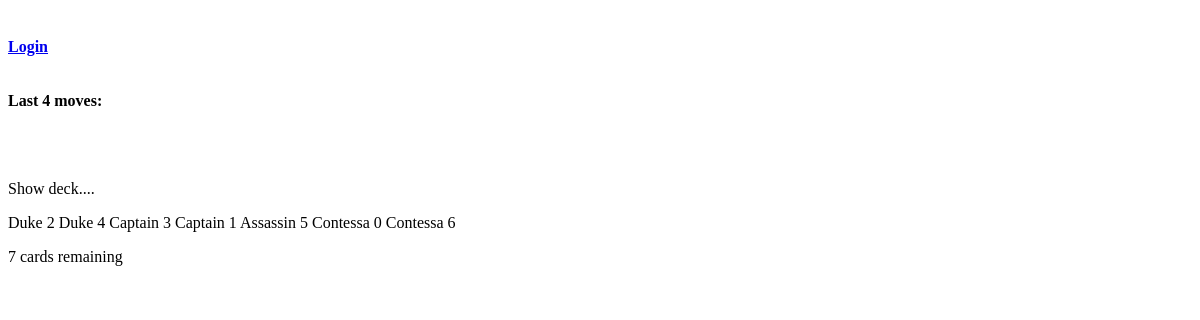
Page /coup/showDeck on the earlier database version.
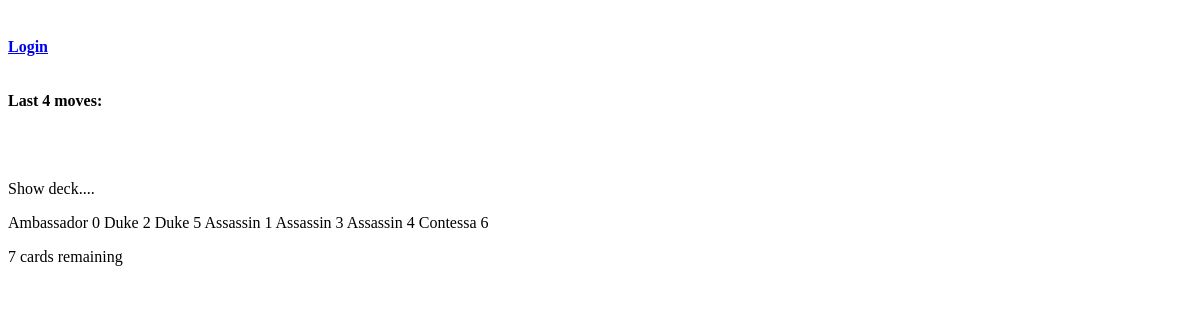
Same page on the later database version.
### coup/models.py (models this page shows, shortened)
class CardInstance(models.Model):
    card = models.ForeignKey('Card', on_delete=models.SET_NULL, null=True)
    shuffle_order = models.IntegerField(null=True)
    def __str__(self):
        return self.card.cardName
    CARD_STATUS = (
        ('U', 'Up'),
        ('D', 'Down'),
    )
    status = models.CharField(max_length=1, choices=CARD_STATUS, blank=True, default='D', help_text='Card status')

class Card(models.Model):
    cardName = models.CharField(max_length=20, default="Assassin")

### coup/views.py (the view)
# urls.py: path('showDeck', views.showdeck, name='showDeck'),
def showdeck(request):
    deck = Deck.objects.all()[0]
    cardsremaining = deck.cardsremaining()
    return render(
        request,
        'show_deck.html',
        context={'deck': deck, 'cardsremaining': cardsremaining}
    )

### coup/models.py (called while the page is built)
    def cardsremaining(self):
        self.cnt = 0
        for self.card in self.cards.all():
            if self.card.shuffle_order is not None:
                self.cnt += 1
        return self.cnt

### coup/templates/show_deck.html (shortened to what this page needs)
{% block content %}
<html lang="en">
<head>
</head>
<body>
<p>Show deck....</p>
<p>
{% for card in deck.cards.all %}
{% if card.shuffle_order != None %}
{{ card }} {{card.shuffle_order}}
{% endif %}
    {% endfor %}</p>
<p>    {{cardsremaining}}  cards remaining</p>
</body>
</html>
{% endblock %}

### coup/templates/base_generic.html (shortened to what this page needs)
    {% load static %}
    <link rel="stylesheet" href="{% static 'css/styles.css' %}">
</head>
<body>
<div class="container-fluid">
    <div class="row">
        <div class="col-sm-2">
            {% block sidebar %}
            <ul class="sidebar-nav">
                <br>
                {% if user.is_authenticated %}
                <b>
                    <li>User: {{ user.get_username }}</li>
                </b>
                <br>
                <li><a href="{% url 'logout'%}?next={{request.path}}"><b>Logout</b></a></li>
                {% else %}
                <li><a href="{% url 'login'%}?next={{request.path}}"><b>Login</b></a></li>
                {% endif %}
                <li>
                    <br>
                    <br>
                <li><b>Last 4 moves:</b></li>
                <br>
                <br>
                <br>
            </ul>
            {% endblock %}
        </div>
        <div class="col-sm-10 ">
            {% block content %}{% endblock %}
        </div>
    </div>
</div>
</body>
</html>

### catalog/static/css/styles.css (style rules this page uses)
.sidebar-nav { margin-top: 20px; padding: 0; list-style: none; }

Differences in the rows shown:
removed CardInstance: card.cardName "Duke", shuffle_order "4"
removed CardInstance: card.cardName "Captain", shuffle_order "3"
removed CardInstance: card.cardName "Captain", shuffle_order "1"
removed CardInstance: card.cardName "Assassin", shuffle_order "5"
removed CardInstance: card.cardName "Contessa", shuffle_order "0"
added CardInstance: card.cardName "Ambassador", shuffle_order "0"
added CardInstance: card.cardName "Duke", shuffle_order "5"
added CardInstance: card.cardName "Assassin", shuffle_order "1"
added CardInstance: card.cardName "Assassin", shuffle_order "3"
added CardInstance: card.cardName "Assassin", shuffle_order "4"
